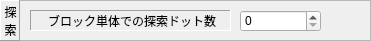
    <widget class="QFrame" name="frame_27">
     <property name="geometry">
      <rect>
       <x>0</x>
       <y>350</y>
       <width>371</width>
       <height>41</height>
      </rect>
     </property>
     <property name="frameShape">
      <enum>QFrame::StyledPanel</enum>
     </property>
     <property name="frameShadow">
      <enum>QFrame::Sunken</enum>
     </property>
     <widget class="QLabel" name="label_90">
      <property name="geometry">
       <rect>
        <x>0</x>
        <y>0</y>
        <width>20</width>
        <height>41</height>
       </rect>
      </property>
      <property name="frameShape">
       <enum>QFrame::Panel</enum>
      </property>
      <property name="frameShadow">
       <enum>QFrame::Raised</enum>
      </property>
      <property name="text">
       <string>探
索</string>
      </property>
      <property name="alignment">
       <set>Qt::AlignCenter|Qt::AlignHCenter|Qt::AlignLeading|Qt::AlignLeft|Qt::AlignVCenter</set>
      </property>
      <property name="indent">
       <number>1</number>
      </property>
     </widget>
     <widget class="QFrame" name="frame_28">
      <property name="geometry">
       <rect>
        <x>10</x>
        <y>120</y>
        <width>371</width>
        <height>101</height>
       </rect>
      </property>
      <property name="frameShape">
       <enum>QFrame::StyledPanel</enum>
      </property>
      <property name="frameShadow">
       <enum>QFrame::Sunken</enum>
      </property>
      <widget class="QLabel" name="label_91">
       <property name="geometry">
        <rect>
         <x>0</x>
         <y>0</y>
         <width>20</width>
         <height>61</height>
        </rect>
       </property>
       <property name="frameShape">
        <enum>QFrame::Panel</enum>
       </property>
       <property name="frameShadow">
        <enum>QFrame::Raised</enum>
       </property>
       <property name="text">
        <string>輝
度</string>
       </property>
       <property name="alignment">
        <set>Qt::AlignCenter|Qt::AlignHCenter|Qt::AlignLeading|Qt::AlignLeft|Qt::AlignVCenter</set>
       </property>
       <property name="indent">
        <number>1</number>
       </property>
      </widget>
     </widget>
     <widget class="QSpinBox" name="EditSelfSearch">
      <property name="geometry">
       <rect>
        <x>240</x>
        <y>10</y>
        <width>81</width>
        <height>22</height>
       </rect>
      </property>
     </widget>
     <widget class="QLabel" name="label_92">
      <property name="geometry">
       <rect>
        <x>30</x>
        <y>10</y>
        <width>201</width>
        <height>21</height>
       </rect>
      </property>
      <property name="frameShape">
       <enum>QFrame::Panel</enum>
      </property>
      <property name="frameShadow">
       <enum>QFrame::Sunken</enum>
      </property>
      <property name="text">
       <string>ブロック単体での探索ドット数</string>
      </property>
      <property name="alignment">
       <set>Qt::AlignCenter|Qt::AlignHCenter|Qt::AlignLeading|Qt::AlignLeft|Qt::AlignVCenter</set>
      </property>
     </widget>
    </widget>
